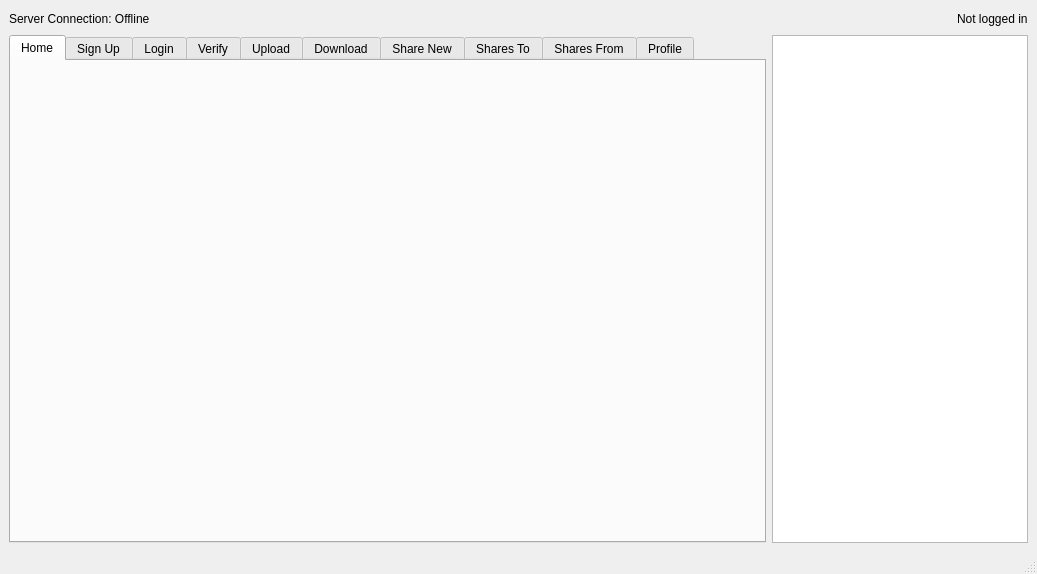
<?xml version="1.0" encoding="UTF-8"?>
<ui version="4.0">
 <class>MainWindow</class>
 <widget class="QMainWindow" name="MainWindow">
  <property name="geometry">
   <rect>
    <x>0</x>
    <y>0</y>
    <width>1037</width>
    <height>574</height>
   </rect>
  </property>
  <property name="windowTitle">
   <string>MainWindow</string>
  </property>
  <widget class="QWidget" name="centralwidget">
   <layout class="QVBoxLayout" name="verticalLayout_2">
    <item>
     <layout class="QHBoxLayout" name="horizontalLayout_3">
      <item>
       <widget class="QLabel" name="serverConnectionLabel">
        <property name="text">
         <string>Server Connection: Offline</string>
        </property>
       </widget>
      </item>
      <item>
       <spacer name="horizontalSpacer_11">
        <property name="orientation">
         <enum>Qt::Orientation::Horizontal</enum>
        </property>
        <property name="sizeHint" stdset="0">
         <size>
          <width>40</width>
          <height>20</height>
         </size>
        </property>
       </spacer>
      </item>
      <item>
       <widget class="QLabel" name="loggedInLabel">
        <property name="text">
         <string>Not logged in</string>
        </property>
       </widget>
      </item>
     </layout>
    </item>
    <item>
     <layout class="QHBoxLayout" name="horizontalLayout">
      <item>
       <widget class="QTabWidget" name="tabWidget">
        <property name="currentIndex">
         <number>0</number>
        </property>
        <widget class="QWidget" name="Home">
         <attribute name="title">
          <string>Home</string>
         </attribute>
         <layout class="QHBoxLayout" name="horizontalLayout_2">
          <item>
           <widget class="QLabel" name="label">
            <property name="sizePolicy">
             <sizepolicy hsizetype="Ignored" vsizetype="Ignored">
              <horstretch>0</horstretch>
              <verstretch>0</verstretch>
             </sizepolicy>
            </property>
            <property name="text">
             <string/>
            </property>
            <property name="pixmap">
             <pixmap resource="../resources.qrc">:/nrmc_image.png</pixmap>
            </property>
            <property name="scaledContents">
             <bool>true</bool>
            </property>
           </widget>
          </item>
         </layout>
        </widget>
        <widget class="QWidget" name="SignUp">
         <attribute name="title">
          <string>Sign Up</string>
         </attribute>
         <layout class="QVBoxLayout" name="verticalLayout_29">
          <item>
           <spacer name="verticalSpacer_10">
            <property name="orientation">
             <enum>Qt::Orientation::Vertical</enum>
            </property>
            <property name="sizeHint" stdset="0">
             <size>
              <width>20</width>
              <height>40</height>
             </size>
            </property>
           </spacer>
          </item>
          <item>
           <layout class="QHBoxLayout" name="horizontalLayout_27">
            <item>
             <widget class="QLabel" name="usernameLabel_3">
              <property name="text">
               <string>Username: </string>
              </property>
             </widget>
            </item>
            <item>
             <widget class="QLineEdit" name="signupUsernameLineEdit">
              <property name="text">
               <string/>
              </property>
             </widget>
            </item>
            <item>
             <spacer name="horizontalSpacer_24">
              <property name="orientation">
               <enum>Qt::Orientation::Horizontal</enum>
              </property>
              <property name="sizeHint" stdset="0">
               <size>
                <width>40</width>
                <height>20</height>
               </size>
              </property>
             </spacer>
            </item>
           </layout>
          </item>
          <item>
           <spacer name="verticalSpacer_9">
            <property name="orientation">
             <enum>Qt::Orientation::Vertical</enum>
            </property>
            <property name="sizeHint" stdset="0">
             <size>
              <width>20</width>
              <height>40</height>
             </size>
            </property>
           </spacer>
          </item>
          <item>
           <layout class="QHBoxLayout" name="horizontalLayout_28">
            <item>
             <widget class="QLabel" name="passwordLabel_2">
              <property name="text">
               <string>Password: </string>
              </property>
             </widget>
            </item>
            <item>
             <widget class="QLineEdit" name="signupPasswordLineEdit">
              <property name="text">
               <string/>
              </property>
             </widget>
            </item>
            <item>
             <spacer name="horizontalSpacer_25">
              <property name="orientation">
               <enum>Qt::Orientation::Horizontal</enum>
              </property>
              <property name="sizeHint" stdset="0">
               <size>
                <width>40</width>
                <height>20</height>
               </size>
              </property>
             </spacer>
            </item>
           </layout>
          </item>
          <item>
           <spacer name="verticalSpacer_11">
            <property name="orientation">
             <enum>Qt::Orientation::Vertical</enum>
            </property>
            <property name="sizeHint" stdset="0">
             <size>
              <width>20</width>
              <height>40</height>
             </size>
            </property>
           </spacer>
          </item>
          <item>
           <layout class="QVBoxLayout" name="verticalLayout_28">
            <item>
             <layout class="QHBoxLayout" name="horizontalLayout_31">
              <item>
               <widget class="QLabel" name="passwordStrengthLabel">
                <property name="text">
                 <string>Password Strength</string>
                </property>
               </widget>
              </item>
              <item>
               <spacer name="horizontalSpacer_3">
                <property name="orientation">
                 <enum>Qt::Orientation::Horizontal</enum>
                </property>
                <property name="sizeHint" stdset="0">
                 <size>
                  <width>40</width>
                  <height>20</height>
                 </size>
                </property>
               </spacer>
              </item>
             </layout>
            </item>
            <item>
             <layout class="QHBoxLayout" name="horizontalLayout_30">
              <item>
               <widget class="QProgressBar" name="passwordStrengthBar">
                <property name="value">
                 <number>24</number>
                </property>
               </widget>
              </item>
             </layout>
            </item>
           </layout>
          </item>
          <item>
           <spacer name="verticalSpacer_13">
            <property name="orientation">
             <enum>Qt::Orientation::Vertical</enum>
            </property>
            <property name="sizeHint" stdset="0">
             <size>
              <width>20</width>
              <height>40</height>
             </size>
            </property>
           </spacer>
          </item>
          <item>
           <layout class="QHBoxLayout" name="horizontalLayout_29">
            <item>
             <spacer name="horizontalSpacer_27">
              <property name="orientation">
               <enum>Qt::Orientation::Horizontal</enum>
              </property>
              <property name="sizeHint" stdset="0">
               <size>
                <width>40</width>
                <height>20</height>
               </size>
              </property>
             </spacer>
            </item>
            <item>
             <widget class="QPushButton" name="signupButton">
              <property name="text">
               <string>Sign Up</string>
              </property>
             </widget>
            </item>
            <item>
             <spacer name="horizontalSpacer_26">
              <property name="orientation">
               <enum>Qt::Orientation::Horizontal</enum>
              </property>
              <property name="sizeHint" stdset="0">
               <size>
                <width>40</width>
                <height>20</height>
               </size>
              </property>
             </spacer>
            </item>
           </layout>
          </item>
          <item>
           <spacer name="verticalSpacer_12">
            <property name="orientation">
             <enum>Qt::Orientation::Vertical</enum>
            </property>
            <property name="sizeHint" stdset="0">
             <size>
              <width>20</width>
              <height>40</height>
             </size>
            </property>
           </spacer>
          </item>
         </layout>
        </widget>
        <widget class="QWidget" name="Login">
         <attribute name="title">
          <string>Login</string>
         </attribute>
         <layout class="QVBoxLayout" name="verticalLayout">
          <item>
           <layout class="QHBoxLayout" name="horizontalLayout_7">
            <item>
             <widget class="QLabel" name="usernameLabel_2">
              <property name="text">
               <string>Username: </string>
              </property>
             </widget>
            </item>
            <item>
             <widget class="QLineEdit" name="loginUsernameLineEdit">
              <property name="text">
               <string/>
              </property>
             </widget>
            </item>
            <item>
             <spacer name="horizontalSpacer_4">
              <property name="orientation">
               <enum>Qt::Orientation::Horizontal</enum>
              </property>
              <property name="sizeHint" stdset="0">
               <size>
                <width>40</width>
                <height>20</height>
               </size>
              </property>
             </spacer>
            </item>
           </layout>
          </item>
          <item>
           <layout class="QHBoxLayout" name="horizontalLayout_8">
            <item>
             <widget class="QLabel" name="passwordLabel">
              <property name="text">
               <string>Password: </string>
              </property>
             </widget>
            </item>
            <item>
             <widget class="QLineEdit" name="loginPasswordLineEdit">
              <property name="text">
               <string/>
              </property>
             </widget>
            </item>
            <item>
             <spacer name="horizontalSpacer_5">
              <property name="orientation">
               <enum>Qt::Orientation::Horizontal</enum>
              </property>
              <property name="sizeHint" stdset="0">
               <size>
                <width>40</width>
                <height>20</height>
               </size>
              </property>
             </spacer>
            </item>
           </layout>
          </item>
          <item>
           <layout class="QHBoxLayout" name="horizontalLayout_6">
            <item>
             <spacer name="horizontalSpacer_7">
              <property name="orientation">
               <enum>Qt::Orientation::Horizontal</enum>
              </property>
              <property name="sizeHint" stdset="0">
               <size>
                <width>40</width>
                <height>20</height>
               </size>
              </property>
             </spacer>
            </item>
            <item>
             <widget class="QPushButton" name="loginButton">
              <property name="text">
               <string>Log In</string>
              </property>
             </widget>
            </item>
            <item>
             <spacer name="horizontalSpacer_6">
              <property name="orientation">
               <enum>Qt::Orientation::Horizontal</enum>
              </property>
              <property name="sizeHint" stdset="0">
               <size>
                <width>40</width>
                <height>20</height>
               </size>
              </property>
             </spacer>
            </item>
           </layout>
          </item>
         </layout>
        </widget>
        <widget class="QWidget" name="Verify">
         <attribute name="title">
          <string>Verify</string>
         </attribute>
         <layout class="QVBoxLayout" name="verticalLayout_19">
          <item>
           <layout class="QHBoxLayout" name="horizontalLayout_15">
            <item>
             <layout class="QVBoxLayout" name="verticalLayout_18">
              <item>
               <layout class="QVBoxLayout" name="verticalLayout_15">
                <item>
                 <widget class="QLabel" name="verifyLabel">
                  <property name="text">
                   <string>Verify new user</string>
                  </property>
                 </widget>
                </item>
                <item>
                 <widget class="QLabel" name="enterUsernameLabel">
                  <property name="text">
                   <string>Enter target username:</string>
                  </property>
                 </widget>
                </item>
                <item>
                 <widget class="QLineEdit" name="targetUsernameLineEdit"/>
                </item>
                <item>
                 <widget class="QPushButton" name="generateCodeButton">
                  <property name="text">
                   <string>Generate Code</string>
                  </property>
                 </widget>
                </item>
               </layout>
              </item>
              <item>
               <widget class="QLabel" name="label_2">
                <property name="text">
                 <string>Out of bands code for user pair:</string>
                </property>
               </widget>
              </item>
              <item>
               <widget class="QLabel" name="codeLabel">
                <property name="text">
                 <string>XXXXXXXXXXXXXXXXXXXXXXXXXXXXXXXXXXXXXXXXXXXXXXXXXXXXXXXXXXXX</string>
                </property>
               </widget>
              </item>
              <item>
               <layout class="QVBoxLayout" name="verticalLayout_17">
                <item>
                 <widget class="QLabel" name="warningLabel">
                  <property name="text">
                   <string>Do not click verify unless you have confirmed the target user's code they generated on their own client is an exact match with your one above. This should be done securely, ideally in person.</string>
                  </property>
                  <property name="scaledContents">
                   <bool>false</bool>
                  </property>
                  <property name="wordWrap">
                   <bool>true</bool>
                  </property>
                 </widget>
                </item>
                <item>
                 <widget class="QPushButton" name="verifyNewUserButton">
                  <property name="text">
                   <string>Verify</string>
                  </property>
                 </widget>
                </item>
               </layout>
              </item>
             </layout>
            </item>
            <item>
             <layout class="QVBoxLayout" name="verticalLayout_16">
              <item>
               <widget class="QLabel" name="verifiedUsersLabel">
                <property name="text">
                 <string>Your verified users:</string>
                </property>
               </widget>
              </item>
              <item>
               <widget class="QListWidget" name="verifiedUsersList"/>
              </item>
              <item>
               <widget class="QPushButton" name="deleteVerifiedUserButton">
                <property name="text">
                 <string>Delete</string>
                </property>
               </widget>
              </item>
             </layout>
            </item>
           </layout>
          </item>
         </layout>
        </widget>
        <widget class="QWidget" name="Upload">
         <attribute name="title">
          <string>Upload</string>
         </attribute>
         <layout class="QVBoxLayout" name="verticalLayout_7">
          <item>
           <widget class="QPushButton" name="selectFileButton">
            <property name="text">
             <string>Browse...</string>
            </property>
           </widget>
          </item>
          <item>
           <widget class="QLabel" name="fileNameLabel">
            <property name="text">
             <string>No file selected</string>
            </property>
           </widget>
          </item>
          <item>
           <widget class="QLabel" name="fileTypeLabel">
            <property name="text">
             <string>-</string>
            </property>
           </widget>
          </item>
          <item>
           <widget class="QStackedWidget" name="uploadPreviewStack">
            <property name="currentIndex">
             <number>0</number>
            </property>
            <widget class="QWidget" name="page">
             <layout class="QVBoxLayout" name="verticalLayout_9">
              <item>
               <widget class="QPlainTextEdit" name="uploadTextPreview"/>
              </item>
             </layout>
            </widget>
            <widget class="QWidget" name="page_2">
             <layout class="QVBoxLayout" name="verticalLayout_11">
              <item>
               <widget class="QScrollArea" name="scrollArea">
                <property name="widgetResizable">
                 <bool>true</bool>
                </property>
                <widget class="QWidget" name="scrollAreaWidgetContents">
                 <property name="geometry">
                  <rect>
                   <x>0</x>
                   <y>0</y>
                   <width>163</width>
                   <height>40</height>
                  </rect>
                 </property>
                 <layout class="QVBoxLayout" name="verticalLayout_10">
                  <item>
                   <widget class="QLabel" name="uploadImagePreview">
                    <property name="text">
                     <string>No Image File Selected</string>
                    </property>
                    <property name="scaledContents">
                     <bool>true</bool>
                    </property>
                   </widget>
                  </item>
                 </layout>
                </widget>
               </widget>
              </item>
             </layout>
            </widget>
           </widget>
          </item>
          <item>
           <widget class="QPushButton" name="uploadFileButton">
            <property name="text">
             <string>Upload</string>
            </property>
           </widget>
          </item>
         </layout>
        </widget>
        <widget class="QWidget" name="Download">
         <attribute name="title">
          <string>Download</string>
         </attribute>
         <layout class="QVBoxLayout" name="verticalLayout_8">
          <item>
           <widget class="QListWidget" name="downloadFileList"/>
          </item>
          <item>
           <widget class="QLabel" name="downloadFileNameLabel">
            <property name="text">
             <string>No file selected</string>
            </property>
           </widget>
          </item>
          <item>
           <widget class="QLabel" name="downloadFileTypeLabel">
            <property name="text">
             <string>-</string>
            </property>
           </widget>
          </item>
          <item>
           <widget class="QStackedWidget" name="downloadPreviewStack">
            <property name="currentIndex">
             <number>0</number>
            </property>
            <widget class="QWidget" name="page_3">
             <layout class="QVBoxLayout" name="verticalLayout_14">
              <item>
               <widget class="QPlainTextEdit" name="downloadTextPreview"/>
              </item>
             </layout>
            </widget>
            <widget class="QWidget" name="page_4">
             <layout class="QVBoxLayout" name="verticalLayout_13">
              <item>
               <widget class="QScrollArea" name="scrollArea_2">
                <property name="widgetResizable">
                 <bool>true</bool>
                </property>
                <widget class="QWidget" name="scrollAreaWidgetContents_2">
                 <property name="geometry">
                  <rect>
                   <x>0</x>
                   <y>0</y>
                   <width>163</width>
                   <height>40</height>
                  </rect>
                 </property>
                 <layout class="QVBoxLayout" name="verticalLayout_12">
                  <item>
                   <widget class="QLabel" name="downloadImagePreview">
                    <property name="text">
                     <string>No Image File Selected</string>
                    </property>
                    <property name="scaledContents">
                     <bool>true</bool>
                    </property>
                   </widget>
                  </item>
                 </layout>
                </widget>
               </widget>
              </item>
             </layout>
            </widget>
           </widget>
          </item>
          <item>
           <layout class="QHBoxLayout" name="horizontalLayout_14">
            <item>
             <widget class="QPushButton" name="downloadFileButton">
              <property name="text">
               <string>Save As...</string>
              </property>
             </widget>
            </item>
            <item>
             <widget class="QPushButton" name="deleteButton">
              <property name="text">
               <string>Delete</string>
              </property>
             </widget>
            </item>
           </layout>
          </item>
         </layout>
        </widget>
        <widget class="QWidget" name="ShareNew">
         <attribute name="title">
          <string>Share New</string>
         </attribute>
         <layout class="QVBoxLayout" name="verticalLayout_22">
          <item>
           <layout class="QHBoxLayout" name="horizontalLayout_16">
            <item>
             <layout class="QVBoxLayout" name="verticalLayout_20">
              <item>
               <widget class="QLabel" name="selectFileLabel">
                <property name="text">
                 <string>Select file to share:</string>
                </property>
               </widget>
              </item>
              <item>
               <widget class="QListWidget" name="shareNewFileList"/>
              </item>
             </layout>
            </item>
            <item>
             <layout class="QVBoxLayout" name="verticalLayout_21">
              <item>
               <widget class="QLabel" name="selectUserLabel">
                <property name="text">
                 <string>Select verified user to share file with:</string>
                </property>
               </widget>
              </item>
              <item>
               <widget class="QListWidget" name="shareNewUserList"/>
              </item>
             </layout>
            </item>
           </layout>
          </item>
          <item>
           <widget class="QPushButton" name="shareFileButton">
            <property name="text">
             <string>Share File</string>
            </property>
           </widget>
          </item>
         </layout>
        </widget>
        <widget class="QWidget" name="SharesTo">
         <attribute name="title">
          <string>Shares To</string>
         </attribute>
         <layout class="QVBoxLayout" name="verticalLayout_30">
          <item>
           <layout class="QHBoxLayout" name="horizontalLayout_18">
            <item>
             <layout class="QVBoxLayout" name="verticalLayout_26">
              <item>
               <widget class="QLabel" name="sharesToVerifiedUsersLabel">
                <property name="text">
                 <string>Select a verified user:</string>
                </property>
               </widget>
              </item>
              <item>
               <widget class="QListWidget" name="sharesToVerifiedUsersList"/>
              </item>
             </layout>
            </item>
            <item>
             <layout class="QVBoxLayout" name="verticalLayout_27">
              <item>
               <widget class="QLabel" name="sharesToFilesLabel">
                <property name="text">
                 <string>Files you shared with selected user:</string>
                </property>
               </widget>
              </item>
              <item>
               <widget class="QListWidget" name="sharesToFilesList"/>
              </item>
             </layout>
            </item>
           </layout>
          </item>
          <item>
           <widget class="QPushButton" name="pushButton">
            <property name="text">
             <string>Revoke Access</string>
            </property>
           </widget>
          </item>
         </layout>
        </widget>
        <widget class="QWidget" name="SharesFrom">
         <attribute name="title">
          <string>Shares From</string>
         </attribute>
         <layout class="QVBoxLayout" name="verticalLayout_33">
          <item>
           <layout class="QHBoxLayout" name="horizontalLayout_17">
            <item>
             <layout class="QVBoxLayout" name="verticalLayout_24">
              <item>
               <widget class="QLabel" name="sharesFromVerifiedUsersLabel">
                <property name="text">
                 <string>Select a verified user: </string>
                </property>
               </widget>
              </item>
              <item>
               <widget class="QListWidget" name="sharesFromVerifiedUsersList"/>
              </item>
             </layout>
            </item>
            <item>
             <layout class="QVBoxLayout" name="verticalLayout_23">
              <item>
               <widget class="QLabel" name="sharesFromFilesLabel">
                <property name="text">
                 <string>Files shared to you from selected user:</string>
                </property>
               </widget>
              </item>
              <item>
               <widget class="QListWidget" name="sharesFromFilesList"/>
              </item>
             </layout>
            </item>
           </layout>
          </item>
          <item>
           <widget class="QStackedWidget" name="downloadPreviewStack_2">
            <property name="currentIndex">
             <number>0</number>
            </property>
            <widget class="QWidget" name="page_5">
             <layout class="QVBoxLayout" name="verticalLayout_25">
              <item>
               <widget class="QPlainTextEdit" name="downloadTextPreview_2"/>
              </item>
             </layout>
            </widget>
            <widget class="QWidget" name="page_6">
             <layout class="QVBoxLayout" name="verticalLayout_31">
              <item>
               <widget class="QScrollArea" name="scrollArea_3">
                <property name="widgetResizable">
                 <bool>true</bool>
                </property>
                <widget class="QWidget" name="scrollAreaWidgetContents_3">
                 <property name="geometry">
                  <rect>
                   <x>0</x>
                   <y>0</y>
                   <width>163</width>
                   <height>40</height>
                  </rect>
                 </property>
                 <layout class="QVBoxLayout" name="verticalLayout_32">
                  <item>
                   <widget class="QLabel" name="downloadImagePreview_2">
                    <property name="text">
                     <string>No Image File Selected</string>
                    </property>
                    <property name="scaledContents">
                     <bool>true</bool>
                    </property>
                   </widget>
                  </item>
                 </layout>
                </widget>
               </widget>
              </item>
             </layout>
            </widget>
           </widget>
          </item>
          <item>
           <widget class="QPushButton" name="saveSharesFromFileButton">
            <property name="text">
             <string>Save File as...</string>
            </property>
           </widget>
          </item>
         </layout>
        </widget>
        <widget class="QWidget" name="Profile">
         <attribute name="title">
          <string>Profile</string>
         </attribute>
         <layout class="QVBoxLayout" name="verticalLayout_6">
          <item>
           <spacer name="verticalSpacer">
            <property name="orientation">
             <enum>Qt::Orientation::Vertical</enum>
            </property>
            <property name="sizeHint" stdset="0">
             <size>
              <width>20</width>
              <height>40</height>
             </size>
            </property>
           </spacer>
          </item>
          <item>
           <layout class="QVBoxLayout" name="verticalLayout_5">
            <item>
             <widget class="QLabel" name="usernameLabel">
              <property name="text">
               <string>Username: </string>
              </property>
             </widget>
            </item>
            <item>
             <layout class="QHBoxLayout" name="horizontalLayout_5">
              <item>
               <spacer name="horizontalSpacer_10">
                <property name="orientation">
                 <enum>Qt::Orientation::Horizontal</enum>
                </property>
                <property name="sizeHint" stdset="0">
                 <size>
                  <width>40</width>
                  <height>20</height>
                 </size>
                </property>
               </spacer>
              </item>
              <item>
               <widget class="QPushButton" name="logOutButton">
                <property name="text">
                 <string>Log Out</string>
                </property>
               </widget>
              </item>
              <item>
               <spacer name="horizontalSpacer_2">
                <property name="orientation">
                 <enum>Qt::Orientation::Horizontal</enum>
                </property>
                <property name="sizeHint" stdset="0">
                 <size>
                  <width>40</width>
                  <height>20</height>
                 </size>
                </property>
               </spacer>
              </item>
             </layout>
            </item>
           </layout>
          </item>
          <item>
           <spacer name="verticalSpacer_4">
            <property name="orientation">
             <enum>Qt::Orientation::Vertical</enum>
            </property>
            <property name="sizeHint" stdset="0">
             <size>
              <width>20</width>
              <height>40</height>
             </size>
            </property>
           </spacer>
          </item>
          <item>
           <layout class="QVBoxLayout" name="verticalLayout_4">
            <item>
             <widget class="QLabel" name="ChangeUsernameLabel">
              <property name="text">
               <string>Change Username</string>
              </property>
             </widget>
            </item>
            <item>
             <layout class="QHBoxLayout" name="horizontalLayout_10">
              <item>
               <widget class="QLabel" name="NewUsernameLabel">
                <property name="text">
                 <string>New Username: </string>
                </property>
               </widget>
              </item>
              <item>
               <widget class="QLineEdit" name="changeUsernameLineEdit"/>
              </item>
              <item>
               <spacer name="horizontalSpacer_12">
                <property name="orientation">
                 <enum>Qt::Orientation::Horizontal</enum>
                </property>
                <property name="sizeHint" stdset="0">
                 <size>
                  <width>40</width>
                  <height>20</height>
                 </size>
                </property>
               </spacer>
              </item>
             </layout>
            </item>
            <item>
             <layout class="QHBoxLayout" name="horizontalLayout_11">
              <item>
               <layout class="QHBoxLayout" name="horizontalLayout_12"/>
              </item>
              <item>
               <widget class="QPushButton" name="changeUsernameButton">
                <property name="text">
                 <string>Change Username</string>
                </property>
               </widget>
              </item>
              <item>
               <layout class="QHBoxLayout" name="horizontalLayout_13"/>
              </item>
             </layout>
            </item>
           </layout>
          </item>
          <item>
           <spacer name="verticalSpacer_3">
            <property name="orientation">
             <enum>Qt::Orientation::Vertical</enum>
            </property>
            <property name="sizeHint" stdset="0">
             <size>
              <width>20</width>
              <height>40</height>
             </size>
            </property>
           </spacer>
          </item>
          <item>
           <layout class="QVBoxLayout" name="verticalLayout_3">
            <item>
             <widget class="QLabel" name="ChangePasswordLabel">
              <property name="text">
               <string>Change Password</string>
              </property>
             </widget>
            </item>
            <item>
             <layout class="QHBoxLayout" name="horizontalLayout_9">
              <item>
               <widget class="QLabel" name="NewPasswordLabel">
                <property name="text">
                 <string>New Password: </string>
                </property>
               </widget>
              </item>
              <item>
               <widget class="QLineEdit" name="changePasswordLineEdit"/>
              </item>
              <item>
               <spacer name="horizontalSpacer_9">
                <property name="orientation">
                 <enum>Qt::Orientation::Horizontal</enum>
                </property>
                <property name="sizeHint" stdset="0">
                 <size>
                  <width>40</width>
                  <height>20</height>
                 </size>
                </property>
               </spacer>
              </item>
             </layout>
            </item>
            <item>
             <layout class="QHBoxLayout" name="horizontalLayout_32">
              <item>
               <widget class="QLabel" name="passwordStrengthLabel_2">
                <property name="text">
                 <string>Password Strength</string>
                </property>
               </widget>
              </item>
              <item>
               <spacer name="horizontalSpacer_28">
                <property name="orientation">
                 <enum>Qt::Orientation::Horizontal</enum>
                </property>
                <property name="sizeHint" stdset="0">
                 <size>
                  <width>40</width>
                  <height>20</height>
                 </size>
                </property>
               </spacer>
              </item>
             </layout>
            </item>
            <item>
             <layout class="QHBoxLayout" name="horizontalLayout_33">
              <item>
               <widget class="QProgressBar" name="passwordStrengthBar_2">
                <property name="value">
                 <number>24</number>
                </property>
               </widget>
              </item>
             </layout>
            </item>
            <item>
             <layout class="QHBoxLayout" name="horizontalLayout_4">
              <item>
               <spacer name="horizontalSpacer_8">
                <property name="orientation">
                 <enum>Qt::Orientation::Horizontal</enum>
                </property>
                <property name="sizeHint" stdset="0">
                 <size>
                  <width>40</width>
                  <height>20</height>
                 </size>
                </property>
               </spacer>
              </item>
              <item>
               <widget class="QPushButton" name="changePasswordButton">
                <property name="text">
                 <string>Change Password</string>
                </property>
               </widget>
              </item>
              <item>
               <spacer name="horizontalSpacer">
                <property name="orientation">
                 <enum>Qt::Orientation::Horizontal</enum>
                </property>
                <property name="sizeHint" stdset="0">
                 <size>
                  <width>40</width>
                  <height>20</height>
                 </size>
                </property>
               </spacer>
              </item>
             </layout>
            </item>
           </layout>
          </item>
          <item>
           <spacer name="verticalSpacer_2">
            <property name="orientation">
             <enum>Qt::Orientation::Vertical</enum>
            </property>
            <property name="sizeHint" stdset="0">
             <size>
              <width>20</width>
              <height>40</height>
             </size>
            </property>
           </spacer>
          </item>
         </layout>
        </widget>
       </widget>
      </item>
      <item>
       <widget class="QPlainTextEdit" name="consoleTextEdit">
        <property name="sizePolicy">
         <sizepolicy hsizetype="MinimumExpanding" vsizetype="Expanding">
          <horstretch>0</horstretch>
          <verstretch>0</verstretch>
         </sizepolicy>
        </property>
       </widget>
      </item>
     </layout>
    </item>
   </layout>
  </widget>
  <widget class="QStatusBar" name="statusbar"/>
 </widget>
 <resources>
  <include location="../resources.qrc"/>
 </resources>
 <connections/>
</ui>
